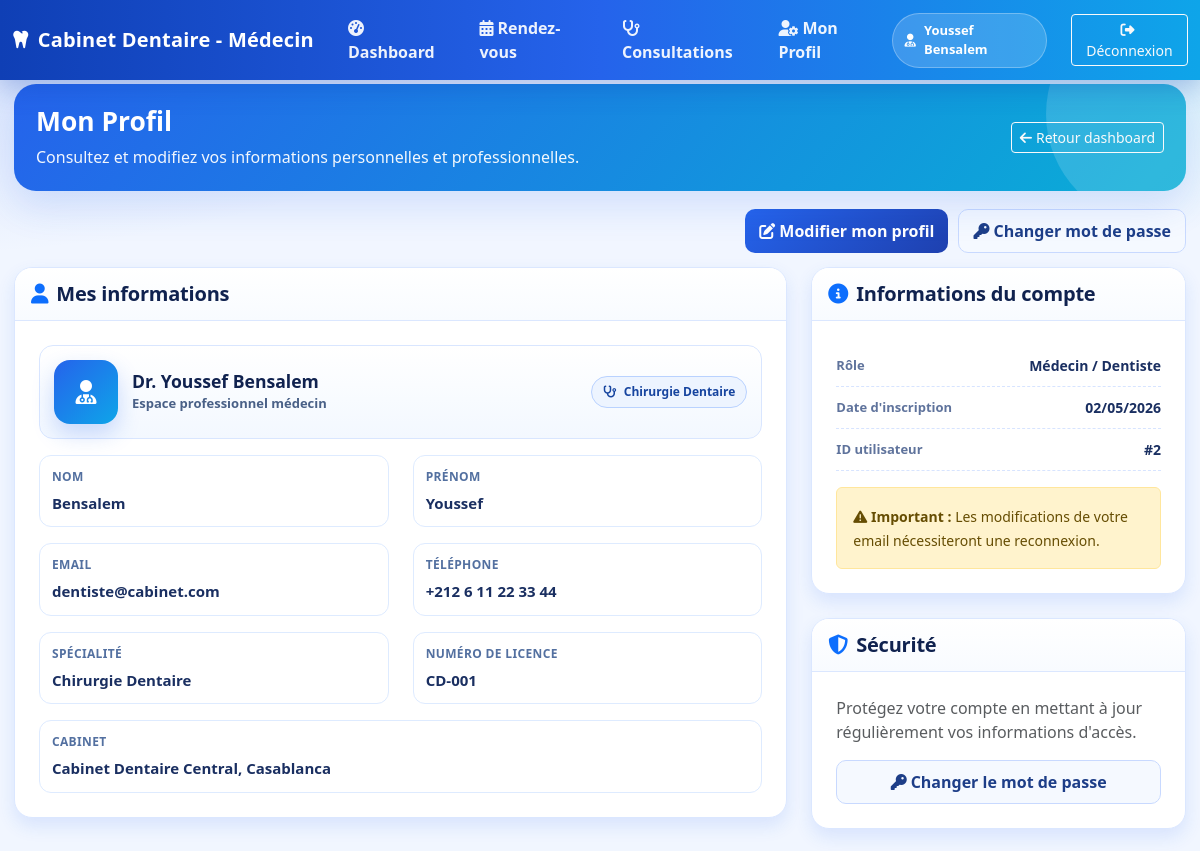
The app's page /public/index.php?route=/medecin/profile (signed in) with its own data.
### tables this page shows
CREATE TABLE dentistes (
    id INT AUTO_INCREMENT PRIMARY KEY,
    user_id INT NOT NULL,
    specialite VARCHAR(100),
    numero_licence VARCHAR(50) UNIQUE,
    telephone VARCHAR(20),
    cabinet TEXT,
    created_at TIMESTAMP DEFAULT CURRENT_TIMESTAMP,
    FOREIGN KEY (user_id) REFERENCES users(id) ON DELETE CASCADE,
    KEY idx_user_id (user_id)
);

### app/core/controller.php (called while the page is built, shortened)
<?php
class Controller
{
    public function view($viewName, $data = [])
    {
        $viewPath = __DIR__ . '/../views/' . str_replace('.', '/', $viewName) . '.php';
        include $viewPath;
    }
}

### app/controllers/MedecinController.php (called while the page is built, shortened)
<?php
class MedecinController extends Controller
{
    public function profile()
    {
        $user = Auth::user();
        $medecinModel = new Medecin();
        $medecin = $medecinModel->findByUserId($user['id']);
        $this->view('medecin.profile', [
            'user' => $user,
            'medecin' => $medecin
        ]);
    }
}

### app/core/Auth.php (called while the page is built, shortened)
<?php
class Auth
{
    public static function check()
    {
        return isset($_SESSION['user_id']);
    }
    public static function user()
    {
        if (self::check()) {
            return [
                'id' => $_SESSION['user_id'] ?? null,
                'nom' => $_SESSION['user_nom'] ?? '',
                'prenom' => $_SESSION['user_prenom'] ?? '',
                'email' => $_SESSION['user_email'] ?? '',
                'role' => $_SESSION['user_role'] ?? ''
            ];
        }
        return null;
    }
}

### app/core/Database.php (called while the page is built, shortened)
<?php
class Database
{
    private $host = DB_HOST;
    private $dbname = DB_NAME;
    private $username = DB_USER;
    private $password = DB_PASSWORD;
    private $charset = DB_CHARSET;
    private $port = DB_PORT;
    private $pdo = null;
    public $debug_messages = [];
    private function loadConfiguration()
    {
        $configFile = ROOT_PATH . '/config.php';
        $this->host = defined('DB_HOST') ? DB_HOST : $this->host;
        $this->dbname = defined('DB_NAME') ? DB_NAME : $this->dbname;
        $this->username = defined('DB_USER') ? DB_USER : $this->username;
        $this->password = defined('DB_PASSWORD') ? DB_PASSWORD : $this->password;
        $this->port = defined('DB_PORT') ? (int) DB_PORT : $this->port;
        $this->charset = defined('DB_CHARSET') ? DB_CHARSET : $this->charset;
    }
    public function connect()
    {
        try {
            $hostsToTry = [$this->host];
            foreach (array_unique($hostsToTry) as $host) {
                try {
                    $dsn = "mysql:host={$host};port={$this->port};dbname={$this->dbname};charset={$this->charset}";
                    $this->pdo = new PDO($dsn, $this->username, $this->password, [
                        PDO::ATTR_ERRMODE => PDO::ERRMODE_EXCEPTION,
                        PDO::ATTR_DEFAULT_FETCH_MODE => PDO::FETCH_ASSOC,
                        PDO::ATTR_EMULATE_PREPARES => false,
                    ]);
                    $message = "✓ Connexion PDO réussie (host: {$host}, port: {$this->port}, dbname: {$this->dbname})";
                    $this->debug_messages[] = $message;
                    return $this->pdo;
                } catch (PDOException $e) {
                    $lastException = $e;
                }
            }
            throw new PDOException("Connexion PDO impossible sans message d'erreur.");
        } catch (PDOException $e) {
            $message = "✗ ERREUR PDO : " . $e->getMessage();
            $this->debug_messages[] = $message;
            die($message);
        }
    }
    public function getPdo()
    {
        return $this->pdo;
    }
    public function getDebugMessages()
    {
        return $this->debug_messages;
    }
}

### app/core/Model.php (called while the page is built, shortened)
<?php
class Model
{
    public function __construct()
    {
        try {
            $db = new Database();
            $this->pdo = $db->getPdo();
        } catch (Exception $e) {
            $this->debug_messages[] = "✗ Erreur initialisation Model : " . $e->getMessage();
        }
    }
}

### app/models/Medecin.php (called while the page is built, shortened)
<?php
class Medecin extends Model
{
    public function findByUserId($user_id)
    {
        try {
            $query = "SELECT * FROM dentistes WHERE user_id = :user_id LIMIT 1";
            $stmt = $this->pdo->prepare($query);
            $stmt->bindParam(':user_id', $user_id);
            $stmt->execute();
            $medecin = $stmt->fetch(PDO::FETCH_ASSOC);
            return $medecin ?: false;
        } catch (PDOException $e) {
            return false;
        }
    }
}

### app/views/medecin/profile.php (the view, shortened to what this page needs)
<?php
$user = $user ?? [];
$medecin = $medecin ?? [];
?>
<!DOCTYPE html>
<html lang="fr">
<head>
    <link href="https://cdn.jsdelivr.net/npm/bootstrap@5.3.0/dist/css/bootstrap.min.css" rel="stylesheet">
    <link href="https://cdnjs.cloudflare.com/ajax/libs/font-awesome/6.4.0/css/all.min.css" rel="stylesheet">
</head>
<body>
<nav class="navbar navbar-expand-lg topbar fixed-top">
        <div class="container-fluid">
            <a class="navbar-brand" href="index.php?route=/medecin/dashboard">
                <i class="fas fa-tooth me-2"></i>Cabinet Dentaire - Médecin
            </a>
            <div class="collapse navbar-collapse" id="navbarNav">
                <ul class="navbar-nav me-auto">
                    <li class="nav-item">
                        <a class="nav-link active" href="index.php?route=/medecin/dashboard">
                            <i class="fas fa-tachometer-alt me-1"></i>Dashboard
                        </a>
                    </li>
                    <li class="nav-item">
                        <a class="nav-link" href="index.php?route=/medecin/rendez-vous">
                            <i class="fas fa-calendar-alt me-1"></i>Rendez-vous
                        </a>
                    </li>
                    <li class="nav-item">
                        <a class="nav-link" href="index.php?route=/medecin/consultation/select">
                            <i class="fas fa-stethoscope me-1"></i>Consultations
                        </a>
                    </li>
                    <li class="nav-item">
                        <a class="nav-link" href="index.php?route=/medecin/profile">
                            <i class="fas fa-user-cog me-1"></i>Mon Profil
                        </a>
                    </li>
                </ul>
                <div class="d-flex align-items-center">
                    <div class="doctor-pill">
                        <i class="fas fa-user-md"></i>
                        <?php echo htmlspecialchars(($user['prenom'] ?? '') . ' ' . ($user['nom'] ?? '')); ?>
                    </div>
                    <a href="index.php?route=/logout" class="btn btn-outline-light btn-sm ms-3">
                        <i class="fas fa-sign-out-alt me-1"></i>Déconnexion
                    </a>
                </div>
            </div>
        </div>
    </nav>
    <div class="dashboard">
        <div class="welcome-banner">
            <div class="d-flex align-items-center justify-content-between flex-wrap gap-3">
                <div>
                    <h1 class="welcome-title">Mon Profil</h1>
                    <p class="welcome-sub">Consultez et modifiez vos informations personnelles et professionnelles.</p>
                </div>
                <a href="index.php?route=/medecin/dashboard" class="btn btn-outline-light btn-sm">
                    <i class="fas fa-arrow-left me-1"></i>Retour dashboard
                </a>
            </div>
        </div>
        <div class="actions-row">
            <button type="button" class="btn btn-primary-custom" id="editBtn" onclick="toggleEditMode()">
                <i class="fas fa-edit me-1"></i>Modifier mon profil
            </button>
            <button type="button" class="btn btn-light-custom" onclick="showPasswordInfo()">
                <i class="fas fa-key me-1"></i>Changer mot de passe
            </button>
        </div>
        <div class="row gy-4">
            <div class="col-lg-8">
                <div class="panel" id="profileView">
                    <div class="panel-head">
                        <h5 class="panel-title"><i class="fas fa-user me-2 text-primary"></i>Mes informations</h5>
                    </div>
                    <div class="p-3 p-md-4">
                        <div class="profile-header">
                            <div class="profile-identity">
                                <div class="profile-avatar">
                                    <i class="fas fa-user-md"></i>
                                </div>
                                <div>
                                    <h2 class="profile-name">
                                        Dr. <?php echo htmlspecialchars(trim(($user['prenom'] ?? '') . ' ' . ($user['nom'] ?? ''))); ?>
                                    </h2>
                                    <p class="profile-subtitle">Espace professionnel médecin</p>
                                </div>
                            </div>
                            <span class="badge-medical">
                                <i class="fas fa-stethoscope me-1"></i>
                                <?php echo htmlspecialchars($medecin['specialite'] ?? 'Spécialité non spécifiée'); ?>
                            </span>
                        </div>
                        <div class="row gy-3">
                            <div class="col-md-6">
                                <div class="info-item">
                                    <p class="info-label">Nom</p>
                                    <p class="info-value"><?php echo htmlspecialchars($user['nom'] ?? 'Non renseigné'); ?></p>
                                </div>
                            </div>
                            <div class="col-md-6">
                                <div class="info-item">
                                    <p class="info-label">Prénom</p>
                                    <p class="info-value"><?php echo htmlspecialchars($user['prenom'] ?? 'Non renseigné'); ?></p>
                                </div>
                            </div>
                            <div class="col-md-6">
                                <div class="info-item">
                                    <p class="info-label">Email</p>
                                    <p class="info-value"><?php echo htmlspecialchars($user['email'] ?? 'Non renseigné'); ?></p>
                                </div>
                            </div>
                            <div class="col-md-6">
                                <div class="info-item">
                                    <p class="info-label">Téléphone</p>
                                    <p class="info-value <?php echo empty($medecin['telephone']) ? 'muted' : ''; ?>">
                                        <?php echo htmlspecialchars($medecin['telephone'] ?? 'Non spécifié'); ?>
                                    </p>
                                </div>
                            </div>
                            <div class="col-md-6">
                                <div class="info-item">
                                    <p class="info-label">Spécialité</p>
                                    <p class="info-value <?php echo empty($medecin['specialite']) ? 'muted' : ''; ?>">
                                        <?php echo htmlspecialchars($medecin['specialite'] ?? 'Non spécifiée'); ?>
                                    </p>
                                </div>
                            </div>
                            <div class="col-md-6">
                                <div class="info-item">
                                    <p class="info-label">Numéro de licence</p>
                                    <p class="info-value <?php echo empty($medecin['numero_licence']) ? 'muted' : ''; ?>">
                                        <?php echo htmlspecialchars($medecin['numero_licence'] ?? 'Non spécifié'); ?>
                                    </p>
                                </div>
                            </div>
                            <div class="col-12">
                                <div class="info-item">
                                    <p class="info-label">Cabinet</p>
                                    <p class="info-value <?php echo empty($medecin['cabinet']) ? 'muted' : ''; ?>">
                                        <?php echo nl2br(htmlspecialchars($medecin['cabinet'] ?? 'Non spécifié')); ?>
                                    </p>
                                </div>
                            </div>
                        </div>
                    </div>
                </div>
            </div>
            <div class="col-lg-4">
                <div class="panel">
                    <div class="panel-head">
                        <h5 class="panel-title"><i class="fas fa-info-circle me-2 text-primary"></i>Informations du compte</h5>
                    </div>
                    <div class="p-3 p-md-4">
                        <div class="account-row">
                            <p class="account-label">Rôle</p>
                            <p class="account-value">Médecin / Dentiste</p>
                        </div>
                        <div class="account-row">
                            <p class="account-label">Date d'inscription</p>
                            <p class="account-value"><?php echo htmlspecialchars(date('d/m/Y', strtotime($user['created_at'] ?? 'now'))); ?></p>
                        </div>
                        <div class="account-row">
                            <p class="account-label">ID utilisateur</p>
                            <p class="account-value">#<?php echo htmlspecialchars($user['id'] ?? ''); ?></p>
                        </div>
                        <div class="alert alert-warning mt-3 mb-0">
                            <small>
                                <i class="fas fa-exclamation-triangle"></i>
                                <strong>Important :</strong> Les modifications de votre email nécessiteront une reconnexion.
                            </small>
                        </div>
                    </div>
                </div>
                <div class="panel mt-4">
                    <div class="panel-head">
                        <h5 class="panel-title"><i class="fas fa-shield-alt me-2 text-primary"></i>Sécurité</h5>
                    </div>
                    <div class="p-3 p-md-4">
                        <p class="mb-3 text-muted">
                            Protégez votre compte en mettant à jour régulièrement vos informations d'accès.
                        </p>
                        <button type="button" class="btn btn-light-custom w-100" onclick="showPasswordInfo()">
                            <i class="fas fa-key me-1"></i>Changer le mot de passe
                        </button>
                    </div>
                </div>
            </div>
        </div>
    </div>
</body>
</html>

### records on screen
dentistes: specialite "Chirurgie Dentaire", telephone "+212 6 11 22 33 44", numero_licence "CD-001", cabinet "Cabinet Dentaire Central, Casablanca"

### other values on screen
$user['nom'] "Bensalem"
$user['prenom'] "Youssef"
$user['email'] "dentiste@cabinet.com"
date('d/m/Y', strtotime($user['created_at'] ?? 'now')) "02/05/2026"
$user['id'] "2"
